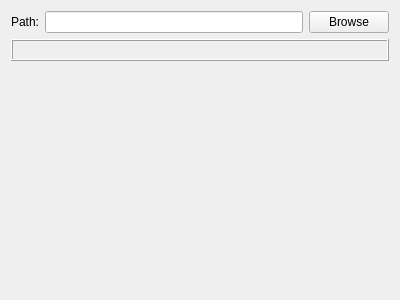
<?xml version="1.0" encoding="UTF-8"?>
<ui version="4.0">
 <class>Form</class>
 <widget class="QWidget" name="Form">
  <property name="geometry">
   <rect>
    <x>0</x>
    <y>0</y>
    <width>400</width>
    <height>300</height>
   </rect>
  </property>
  <property name="windowTitle">
   <string>Form</string>
  </property>
  <layout class="QVBoxLayout" name="verticalLayout">
   <item>
    <layout class="QFormLayout" name="formLayout_3">
     <item row="1" column="0">
      <widget class="QLabel" name="label">
       <property name="text">
        <string>Path:</string>
       </property>
      </widget>
     </item>
     <item row="1" column="1">
      <layout class="QHBoxLayout" name="horizontalLayout">
       <item>
        <widget class="QLineEdit" name="path"/>
       </item>
       <item>
        <widget class="QPushButton" name="browsePath">
         <property name="text">
          <string>Browse</string>
         </property>
        </widget>
       </item>
      </layout>
     </item>
    </layout>
   </item>
   <item>
    <widget class="QFrame" name="deviceFrame">
     <property name="frameShape">
      <enum>QFrame::Box</enum>
     </property>
     <property name="frameShadow">
      <enum>QFrame::Raised</enum>
     </property>
     <layout class="QVBoxLayout" name="deviceSpecificContent"/>
    </widget>
   </item>
   <item>
    <spacer name="verticalSpacer">
     <property name="orientation">
      <enum>Qt::Vertical</enum>
     </property>
     <property name="sizeHint" stdset="0">
      <size>
       <width>20</width>
       <height>40</height>
      </size>
     </property>
    </spacer>
   </item>
  </layout>
 </widget>
 <resources/>
 <connections/>
</ui>
